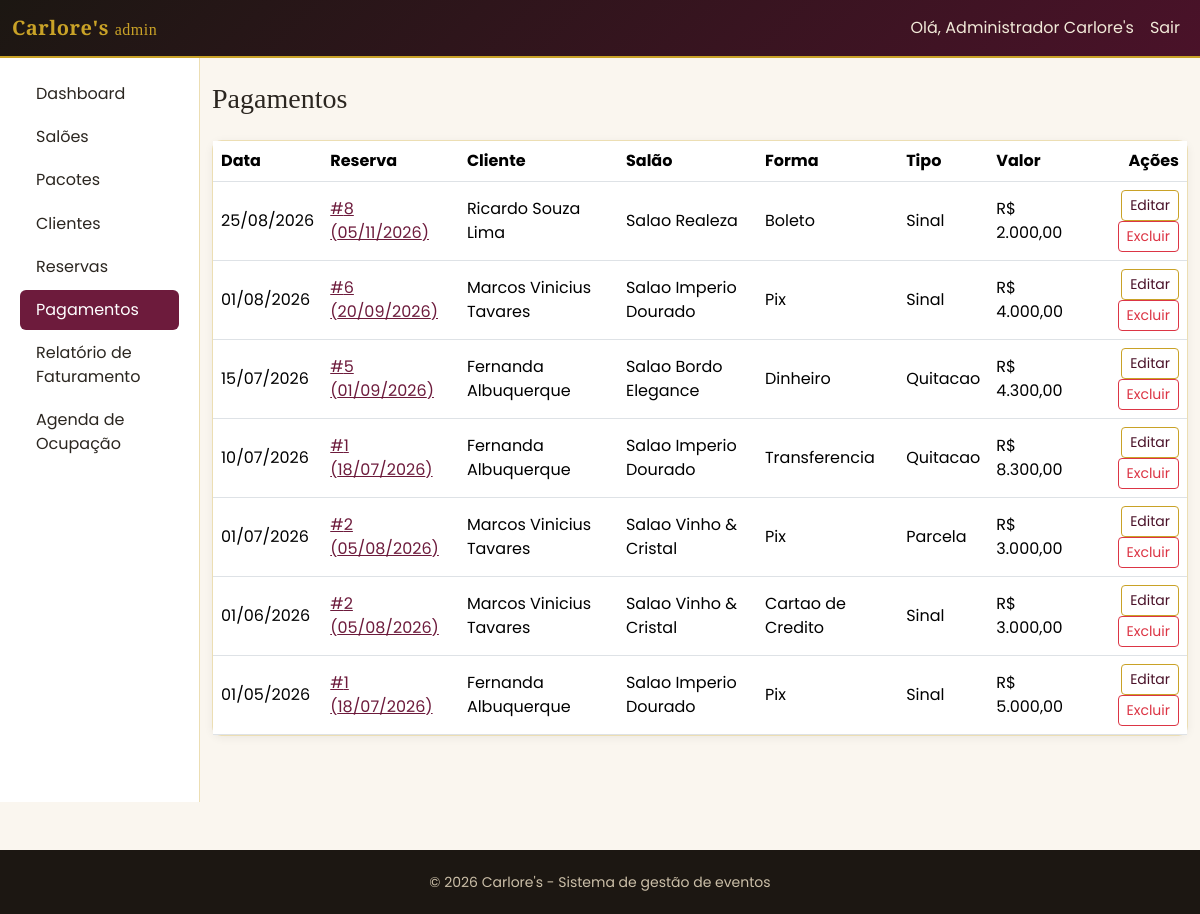
The app's page /admin/pagamentos/index.php (signed in) with its own data.
### tables this page shows
CREATE TABLE pagamentos (
    id              INT UNSIGNED AUTO_INCREMENT PRIMARY KEY,
    reserva_id      INT UNSIGNED NOT NULL,
    valor           DECIMAL(10,2) NOT NULL,
    data_pagamento  DATE NOT NULL,
    forma_pagamento ENUM('dinheiro', 'pix', 'cartao_credito', 'cartao_debito', 'transferencia', 'boleto') NOT NULL,
    tipo            ENUM('sinal', 'parcela', 'quitacao') NOT NULL DEFAULT 'parcela',
    observacoes     VARCHAR(255) NULL,
    created_at      DATETIME NOT NULL DEFAULT CURRENT_TIMESTAMP,
    CONSTRAINT fk_pagamentos_reserva FOREIGN KEY (reserva_id) REFERENCES reservas(id)
        ON DELETE CASCADE ON UPDATE CASCADE,
    INDEX idx_pagamentos_data (data_pagamento)
);

CREATE TABLE reservas (
    id                  INT UNSIGNED AUTO_INCREMENT PRIMARY KEY,
    cliente_id          INT UNSIGNED NOT NULL,
    salao_id            INT UNSIGNED NOT NULL,
    pacote_id           INT UNSIGNED NOT NULL,
    data_evento         DATE NOT NULL,
    turno               ENUM('manha', 'tarde', 'noite') NOT NULL,
    tipo_evento         VARCHAR(80) NOT NULL,
    numero_convidados   SMALLINT UNSIGNED NOT NULL,
    status              ENUM('solicitada', 'confirmada', 'cancelada') NOT NULL DEFAULT 'solicitada',
    valor_salao         DECIMAL(10,2) NOT NULL,
    valor_pacote        DECIMAL(10,2) NOT NULL,
    desconto            DECIMAL(10,2) NOT NULL DEFAULT 0.00,
    valor_total         DECIMAL(10,2) GENERATED ALWAYS AS (valor_salao + valor_pacote - desconto) STORED,
    bloqueio_data       DATE GENERATED ALWAYS AS (CASE WHEN status = 'cancelada' THEN NULL ELSE data_evento END) STORED,
    observacoes         TEXT NULL,
    created_at          DATETIME NOT NULL DEFAULT CURRENT_TIMESTAMP,
    updated_at          DATETIME NOT NULL DEFAULT CURRENT_TIMESTAMP ON UPDATE CURRENT_TIMESTAMP,
    CONSTRAINT fk_reservas_cliente FOREIGN KEY (cliente_id) REFERENCES clientes(id)
        ON DELETE RESTRICT ON UPDATE CASCADE,
    CONSTRAINT fk_reservas_salao FOREIGN KEY (salao_id) REFERENCES saloes(id)
        ON DELETE RESTRICT ON UPDATE CASCADE,
    CONSTRAINT fk_reservas_pacote FOREIGN KEY (pacote_id) REFERENCES pacotes(id)
        ON DELETE RESTRICT ON UPDATE CASCADE,
    UNIQUE KEY uq_disponibilidade (salao_id, bloqueio_data),
    INDEX idx_reservas_data (data_evento),
    INDEX idx_reservas_status (status)
);

CREATE TABLE usuarios (
    id          INT UNSIGNED AUTO_INCREMENT PRIMARY KEY,
    nome        VARCHAR(120) NOT NULL,
    email       VARCHAR(150) NOT NULL,
    senha_hash  VARCHAR(255) NOT NULL,
    tipo        ENUM('admin', 'cliente') NOT NULL DEFAULT 'cliente',
    ativo       TINYINT(1) NOT NULL DEFAULT 1,
    created_at  DATETIME NOT NULL DEFAULT CURRENT_TIMESTAMP,
    updated_at  DATETIME NOT NULL DEFAULT CURRENT_TIMESTAMP ON UPDATE CURRENT_TIMESTAMP,
    UNIQUE KEY uq_usuarios_email (email),
    INDEX idx_usuarios_tipo (tipo)
);

CREATE TABLE saloes (
    id          INT UNSIGNED AUTO_INCREMENT PRIMARY KEY,
    nome        VARCHAR(100) NOT NULL,
    capacidade  SMALLINT UNSIGNED NOT NULL,
    descricao   TEXT NULL,
    valor_base  DECIMAL(10,2) NOT NULL DEFAULT 0.00,
    foto        VARCHAR(255) NULL,
    ativo       TINYINT(1) NOT NULL DEFAULT 1,
    created_at  DATETIME NOT NULL DEFAULT CURRENT_TIMESTAMP,
    updated_at  DATETIME NOT NULL DEFAULT CURRENT_TIMESTAMP ON UPDATE CURRENT_TIMESTAMP,
    UNIQUE KEY uq_saloes_nome (nome),
    INDEX idx_saloes_ativo (ativo)
);

### public/admin/pagamentos/index.php (called while the page is built, shortened)
<?php
require_once __DIR__ . '/../../../config/bootstrap.php';
$pagamentos = Pagamento::listarTodosComReserva();
require ROOT_PATH . '/views/admin/pagamentos/listar.php';

### config/bootstrap.php (called while the page is built, shortened)
<?php
require_once ROOT_PATH . '/config/database.php';
require_once ROOT_PATH . '/helpers/format_helper.php';
spl_autoload_register(function (string $classe): void {
    foreach (['models', 'services'] as $pasta) {
        $caminho = ROOT_PATH . "/{$pasta}/{$classe}.php";
        if (is_file($caminho)) {
            return;
        }
    }
});

### config/database.php (called while the page is built, shortened)
<?php
class Database
{
    private static ?PDO $conexao = null;
    public static function conectar(): PDO
    {
        if (self::$conexao === null) {
            $dsn = 'mysql:host=' . self::HOST . ';dbname=' . self::DBNAME . ';charset=' . self::CHARSET;
            try {
                self::$conexao = new PDO($dsn, self::USUARIO, self::SENHA, [
                    PDO::ATTR_ERRMODE            => PDO::ERRMODE_EXCEPTION,
                    PDO::ATTR_EMULATE_PREPARES   => false,
                    PDO::ATTR_DEFAULT_FETCH_MODE => PDO::FETCH_ASSOC,
                ]);
            } catch (PDOException $e) {
                error_log('[Database] Falha na conexao: ' . $e->getMessage());
                http_response_code(500);
                die('Nao foi possivel conectar ao banco de dados. Verifique se o MySQL do XAMPP esta em execucao e se o banco "carlores" foi importado (veja o README.md).');
            }
        }
        return self::$conexao;
    }
}

### models/Pagamento.php (called while the page is built, shortened)
<?php
class Pagamento
{
    public static function listarTodosComReserva(): array
    {
        $stmt = Database::conectar()->query(
            "SELECT p.*, r.data_evento, s.nome AS salao_nome, u.nome AS cliente_nome
             FROM pagamentos p
             INNER JOIN reservas r ON r.id = p.reserva_id
             INNER JOIN saloes s   ON s.id = r.salao_id
             INNER JOIN clientes c ON c.id = r.cliente_id
             INNER JOIN usuarios u ON u.id = c.usuario_id
             ORDER BY p.data_pagamento DESC, p.id DESC"
        );
        return $stmt->fetchAll();
    }
}

### helpers/format_helper.php (called while the page is built, shortened)
<?php
function e(mixed $valor): string
{
    return htmlspecialchars((string)($valor ?? ''), ENT_QUOTES, 'UTF-8');
}
function moneyBr(float|string|null $valor): string
{
    return 'R$ ' . number_format((float)$valor, 2, ',', '.');
}
function dateBr(?string $dataIso): string
{
    $timestamp = strtotime($dataIso);
    return $timestamp ? date('d/m/Y', $timestamp) : '';
}
function formaPagamentoLabel(?string $forma): string
{
    return FORMAS_PAGAMENTO[$forma] ?? e($forma);
}
function tipoPagamentoLabel(?string $tipo): string
{
    return TIPOS_PAGAMENTO[$tipo] ?? e($tipo);
}

### views/admin/pagamentos/listar.php (the view, shortened to what this page needs)
<?php require ROOT_PATH . '/views/partials/header_admin.php'; ?>
<div class="card card-carlores">
    <div class="table-responsive">
        <table class="table mb-0 align-middle">
            <thead><tr><th>Data</th><th>Reserva</th><th>Cliente</th><th>Salão</th><th>Forma</th><th>Tipo</th><th>Valor</th><th class="text-end">Ações</th></tr></thead>
            <tbody>
            <?php foreach ($pagamentos as $p): ?>
                <tr>
                    <td><?= dateBr($p['data_pagamento']) ?></td>
                    <td><a href="/admin/reservas/visualizar.php?id=<?= (int)$p['reserva_id'] ?>">#<?= (int)$p['reserva_id'] ?> (<?= dateBr($p['data_evento']) ?>)</a></td>
                    <td><?= e($p['cliente_nome']) ?></td>
                    <td><?= e($p['salao_nome']) ?></td>
                    <td><?= formaPagamentoLabel($p['forma_pagamento']) ?></td>
                    <td><?= tipoPagamentoLabel($p['tipo']) ?></td>
                    <td><?= moneyBr($p['valor']) ?></td>
                    <td class="text-end">
                        <a href="/admin/pagamentos/editar.php?id=<?= (int)$p['id'] ?>" class="btn btn-sm btn-outline-carlores">Editar</a>
                        <form method="post" action="/admin/pagamentos/excluir.php" class="d-inline" onsubmit="return confirm('Excluir este pagamento?');">
                            <button type="submit" class="btn btn-sm btn-outline-danger">Excluir</button>
                        </form>
                    </td>
                </tr>
            <?php endforeach; ?>
            </tbody>
        </table>
    </div>
</div>
<?php require ROOT_PATH . '/views/partials/footer_admin.php'; ?>

### public/assets/css/theme.css (style rules this page uses)
:root { --carlores-preto: #1c1712; --carlores-vinho: #6d1b3c; --carlores-vinho-escuro: #4a1229; --carlores-dourado: #c9a227; --carlores-dourado-claro: #e8d38a; --carlores-creme: #faf6ef; --carlores-texto: #2b2620; }
body { background-color: var(--carlores-creme); color: var(--carlores-texto); font-family: 'Poppins', 'Segoe UI', sans-serif; }
a { color: var(--carlores-vinho); }
.btn-outline-carlores { border-color: var(--carlores-dourado); color: var(--carlores-vinho-escuro); }
.card-carlores { border: 1px solid rgba(201, 162, 39, 0.35); border-radius: 0.6rem; box-shadow: 0 2px 10px rgba(0,0,0,0.06); }

### records on screen
pagamentos: data_pagamento "25/08/2026", reserva "8", reserva.data_evento "05/11/2026", usuarios.nome "Ricardo Souza Lima", saloes.nome "Salao Realeza", forma_pagamento "Boleto", tipo "Sinal", valor "R$ 2.000,00"
pagamentos: data_pagamento "01/08/2026", reserva "6", reserva.data_evento "20/09/2026", usuarios.nome "Marcos Vinicius Tavares", saloes.nome "Salao Imperio Dourado", forma_pagamento "Pix", tipo "Sinal", valor "R$ 4.000,00"
pagamentos: data_pagamento "15/07/2026", reserva "5", reserva.data_evento "01/09/2026", usuarios.nome "Fernanda Albuquerque", saloes.nome "Salao Bordo Elegance", forma_pagamento "Dinheiro", tipo "Quitacao", valor "R$ 4.300,00"
pagamentos: data_pagamento "10/07/2026", reserva "1", reserva.data_evento "18/07/2026", usuarios.nome "Fernanda Albuquerque", saloes.nome "Salao Imperio Dourado", forma_pagamento "Transferencia", tipo "Quitacao", valor "R$ 8.300,00"
pagamentos: data_pagamento "01/07/2026", reserva "2", reserva.data_evento "05/08/2026", usuarios.nome "Marcos Vinicius Tavares", saloes.nome "Salao Vinho & Cristal", forma_pagamento "Pix", tipo "Parcela", valor "R$ 3.000,00"
pagamentos: data_pagamento "01/06/2026", reserva "2", reserva.data_evento "05/08/2026", usuarios.nome "Marcos Vinicius Tavares", saloes.nome "Salao Vinho & Cristal", forma_pagamento "Cartao de Credito", tipo "Sinal", valor "R$ 3.000,00"
pagamentos: data_pagamento "01/05/2026", reserva "1", reserva.data_evento "18/07/2026", usuarios.nome "Fernanda Albuquerque", saloes.nome "Salao Imperio Dourado", forma_pagamento "Pix", tipo "Sinal", valor "R$ 5.000,00"

### other values on screen
APP_NOME "Carlore's"
$usuario['nome'] "Administrador Carlore's"
$rotulo "Dashboard"
$rotulo "Salões"
$rotulo "Pacotes"
$rotulo "Clientes"
$rotulo "Reservas"
$rotulo "Pagamentos"
$rotulo "Relatório de Faturamento"
$rotulo "Agenda de Ocupação"
$tituloPagina "Pagamentos"
